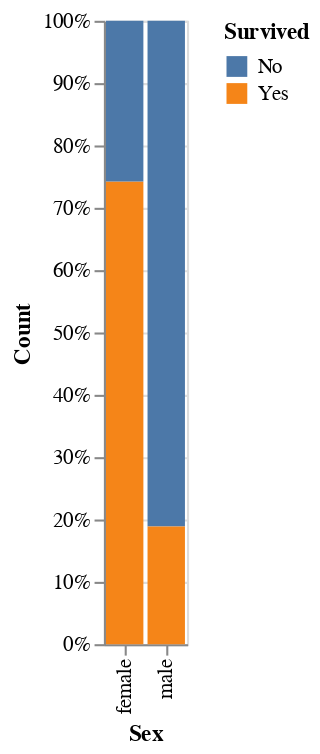

This figure's notebook cell:
### Markdown cell above
## Part 3: Pairwise Comparisons
Use your visualization library of choice to look at how the survival distribution varied across different groups.

- Choose some features that you think might have had some influence over the likelihood of a titanic passenger surviving.

- For each of those features, generate a chart for each feature showing the survival distributions when taking that feature into account

### Code cell
counts = dataframe[["Sex", "Survived"]].value_counts().reset_index()

counts.columns = ['Sex', 'Survived', 'Count']

alt.Chart(counts).mark_bar().encode(
    x='Sex',
    y=alt.Y('Count', stack='normalize'),
    color='Survived:N'
)

### Figure 1 — Vega-Lite specification as saved in the notebook (floating-point values rounded to 4 significant figures)
{"config": {"view": {"continuousWidth": 300, "continuousHeight": 300}}, "data": {"name": "data-5b599b76714d0d5414d35a5f3987075c"}, "mark": {"type": "bar"}, "encoding": {"color": {"field": "Survived", "type": "nominal"}, "x": {"field": "Sex", "type": "nominal"}, "y": {"field": "Count", "stack": "normalize", "type": "quantitative"}}, "$schema": "https://vega.github.io/schema/vega-lite/v5.20.1.json", "datasets": {"data-5b599b76714d0d5414d35a5f3987075c": [{"Sex": "male", "Survived": "No", "Count": 468}, {"Sex": "female", "Survived": "Yes", "Count": 233}, {"Sex": "male", "Survived": "Yes", "Count": 109}, {"Sex": "female", "Survived": "No", "Count": 81}]}}
